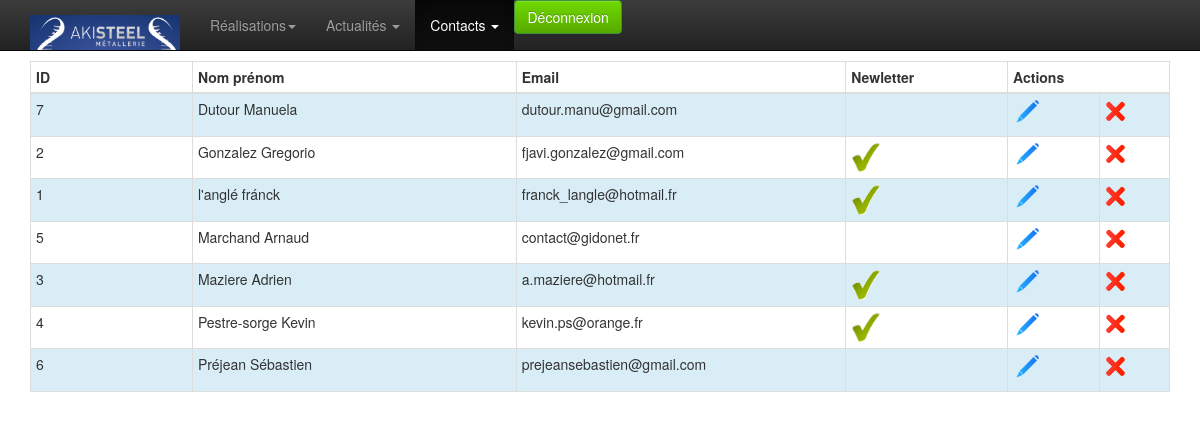
Screenshot of /admin/contact-list.php (signed in) with the database file from the repository.
### tables this page shows
CREATE TABLE `contact` (
  `id` int(10) unsigned NOT NULL AUTO_INCREMENT,
  `firstname` varchar(250) DEFAULT NULL,
  `name` varchar(250) DEFAULT NULL,
  `adresse` varchar(250) NOT NULL,
  `cp` varchar(10) NOT NULL,
  `ville` varchar(100) NOT NULL,
  `email` varchar(250) DEFAULT NULL,
  `tel` varchar(50) DEFAULT NULL,
  `message` text,
  `newsletter` tinyint(4) NOT NULL DEFAULT '0',
  `fromgoldbook` tinyint(4) NOT NULL DEFAULT '0',
  `fromcontact` tinyint(4) NOT NULL DEFAULT '0',
  PRIMARY KEY (`id`)
);

### admin/classes/StorageManager.php (called while the page is built, shortened)
<?php
class StorageManager{
	protected function dbConnect() {
		try {
			$this->mysqli = new mysqli ( DBHOST, DBUSER, DBPASSWD, DBNAME ) ;
		} catch (Exception $e) {
			throw new Exception("Erreur Connexion DB ". $e->getMessage());
		}
	}
}
?>

### admin/classes/Contact.php (called while the page is built, shortened)
<?php
require_once("StorageManager.php");
class Contact extends StorageManager {
	public function contactGet( $id, $offset, $count ) {
		try {
			if (!isset($id)){
				if (isset($offset) && isset($count)) {
					$sql = "SELECT * FROM `contact` ORDER BY `name` ASC LIMIT ". $offset .",". $count .";" ;
				} else {
					$sql = "SELECT * FROM `contact` ORDER BY `name`;" ;
				}
			} else {
				$sql = "SELECT * FROM `contact` WHERE id=". $id;
			}
			$new_array = null;
			$result = mysqli_query($this->mysqli,$sql);
			while( $row = mysqli_fetch_assoc( $result)){
				$new_array[] = $row;
			}
			return $new_array;
		} catch (Exception $e) {
			throw new Exception("Erreur Mysql contactGet ". $e->getMessage());
			return "errrrrrrooooOOor";
		}
	}
}

### admin/contact-list.php (the view, shortened to what this page needs)
<?php
	require 'classes/Contact.php';
	$contact = new Contact();
	$epp = 50;
	$current = 1;
	$start = ($current * $epp - $epp);
	$result = $contact->contactGet(null, $start, $epp);
?>
<!doctype html>
<html class="no-js" lang="en">
<head>
	<?php include_once 'inc-meta.php';?>
</head>
<body>
	<?php require_once 'inc-menu.php';?>
	<div class="container">
		<div class="row">
			<div class="col-xs-12 col-sm-12 col-md-12">
			</div>
		</div>
		<div class="row">
			<div class="col-xs-12 col-sm-12 col-md-12">
				<table class="table table-hover table-bordered table-condensed table-striped" >
					<thead>
						<tr>
							<th class="col-md-1" style="">
								ID
							</th>
							<th class="col-md-2" style="">
								Nom prénom
							</th>
							<th class="col-md-2" style="">
								Email
							</th>
							<th class="col-md-1" style="">
								Newletter
							</th>
							<th class="col-md-1" colspan="2" style="">
								Actions
							</th>
						</tr>
					</thead>
					<tbody>
						<?php
						if (!empty($result)) {
							$i=0;
							foreach ($result as $value) {
							$i++;
							if($value['newsletter']=='1') {
								$online = 'check';
							} else {
								$online = 'vide';
							}
							?>
							<tr class="<?php if ($i%2!=0) echo 'info'?>">
								<td><?php echo $value['id']?></td>
								<td><?php echo $value['name'] ."  ". $value['firstname']?></td>
								<td><?php echo $value['email']?></td>
								<td><img src="img/<?php echo $online ?>.png" width="30" ></td>
								<td><a href="contact-edit.php?id=<?php echo $value['id'] ?>"><img src="img/modif.png" width="30" alt="Modifier" ></a></td>
								<td>
								<img src="img/del.png" width="20" alt="Supprimer" onclick="$('.supp<?php echo $value['id']?>').css('display', 'block');"> </td>
							</tr>
							<?php } ?>
						<?php } ?>
					</tbody>
				</table>
			</div>
		</div>
	</div>
</body>
</html>

### admin/css/style.css (style rules this page uses)
body { padding-top: 60px; padding-bottom: 40px; }

### rows the page displays
contact: id "7", name "Dutour", firstname "Manuela", email "dutour.manu@gmail.com"
contact: id "2", name "Gonzalez", firstname "Gregorio", email "fjavi.gonzalez@gmail.com"
contact: id "1", name "l'anglé", firstname "fránck", email "franck_langle@hotmail.fr"
contact: id "5", name "Marchand", firstname "Arnaud", email "contact@gidonet.fr"
contact: id "3", name "Maziere", firstname "Adrien", email "a.maziere@hotmail.fr"
contact: id "4", name "Pestre-sorge", firstname "Kevin", email "kevin.ps@orange.fr"
contact: id "6", name "Préjean", firstname "Sébastien", email "prejeansebastien@gmail.com"
